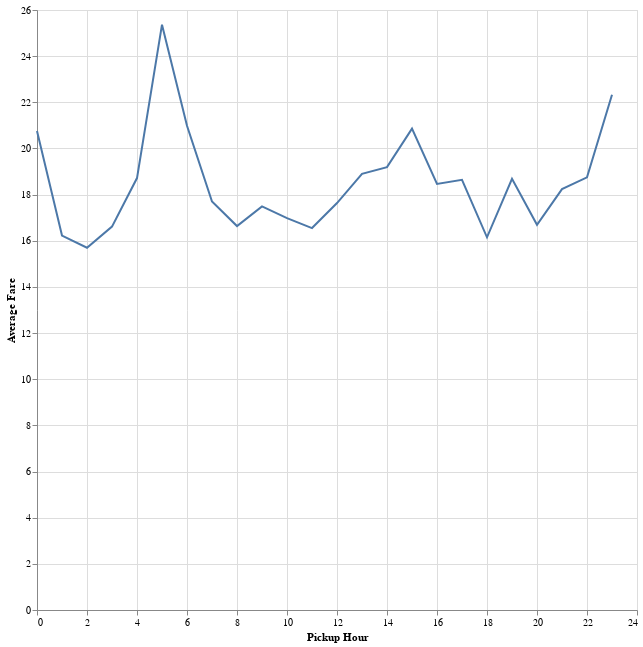

Notebook source saved alongside this figure:
### Markdown cell above
### Average fare by hour of day (showing hourly patterns)

### Code cell
result = con.execute('''
SELECT 
EXTRACT(hour FROM tpep_pickup_datetime) AS pickup_hour,
AVG(fare_amount) AS average_fare
FROM sample
GROUP BY EXTRACT(hour FROM tpep_pickup_datetime)
ORDER BY pickup_hour;
''').fetchdf()

# Query reused from the notebook

line_chart = alt.Chart(result).mark_line().encode(
    x = alt.X("pickup_hour", title="Pickup Hour", sort=None),
    y = alt.X("average_fare", title = "Average Fare")
).properties(
    height = 600,
    width = 600,
    
)

line_chart

### Figure 1 — Vega-Lite specification as saved in the notebook (floating-point values rounded to 4 significant figures)
{"config": {"view": {"continuousWidth": 300, "continuousHeight": 300}}, "data": {"name": "data-3815409de21bb0ca6991c59ee9f795aa"}, "mark": {"type": "line"}, "encoding": {"x": {"field": "pickup_hour", "sort": null, "title": "Pickup Hour", "type": "quantitative"}, "y": {"field": "average_fare", "title": "Average Fare", "type": "quantitative"}}, "height": 600, "width": 600, "$schema": "https://vega.github.io/schema/vega-lite/v6.1.0.json", "datasets": {"data-3815409de21bb0ca6991c59ee9f795aa": [{"pickup_hour": 0, "average_fare": 20.76}, {"pickup_hour": 1, "average_fare": 16.23}, {"pickup_hour": 2, "average_fare": 15.7}, {"pickup_hour": 3, "average_fare": 16.61}, {"pickup_hour": 4, "average_fare": 18.72}, {"pickup_hour": 5, "average_fare": 25.36}, {"pickup_hour": 6, "average_fare": 20.98}, {"pickup_hour": 7, "average_fare": 17.7}, {"pickup_hour": 8, "average_fare": 16.64}, {"pickup_hour": 9, "average_fare": 17.49}, {"pickup_hour": 10, "average_fare": 16.98}, {"pickup_hour": 11, "average_fare": 16.55}, {"pickup_hour": 12, "average_fare": 17.63}, {"pickup_hour": 13, "average_fare": 18.9}, {"pickup_hour": 14, "average_fare": 19.19}, {"pickup_hour": 15, "average_fare": 20.86}, {"pickup_hour": 16, "average_fare": 18.46}, {"pickup_hour": 17, "average_fare": 18.64}, {"pickup_hour": 18, "average_fare": 16.15}, {"pickup_hour": 19, "average_fare": 18.69}, {"pickup_hour": 20, "average_fare": 16.69}, {"pickup_hour": 21, "average_fare": 18.24}, {"pickup_hour": 22, "average_fare": 18.75}, {"pickup_hour": 23, "average_fare": 22.33}]}}
